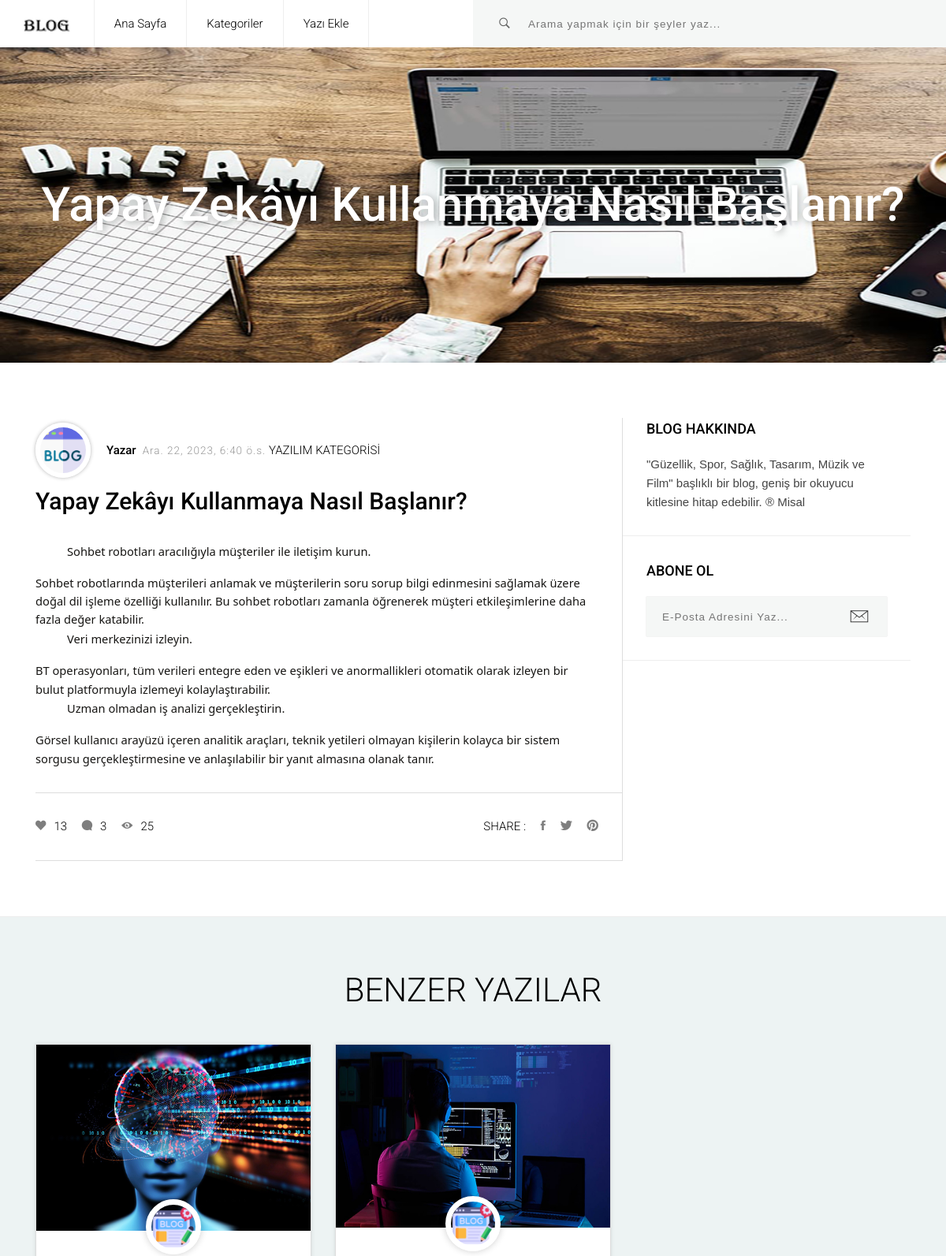
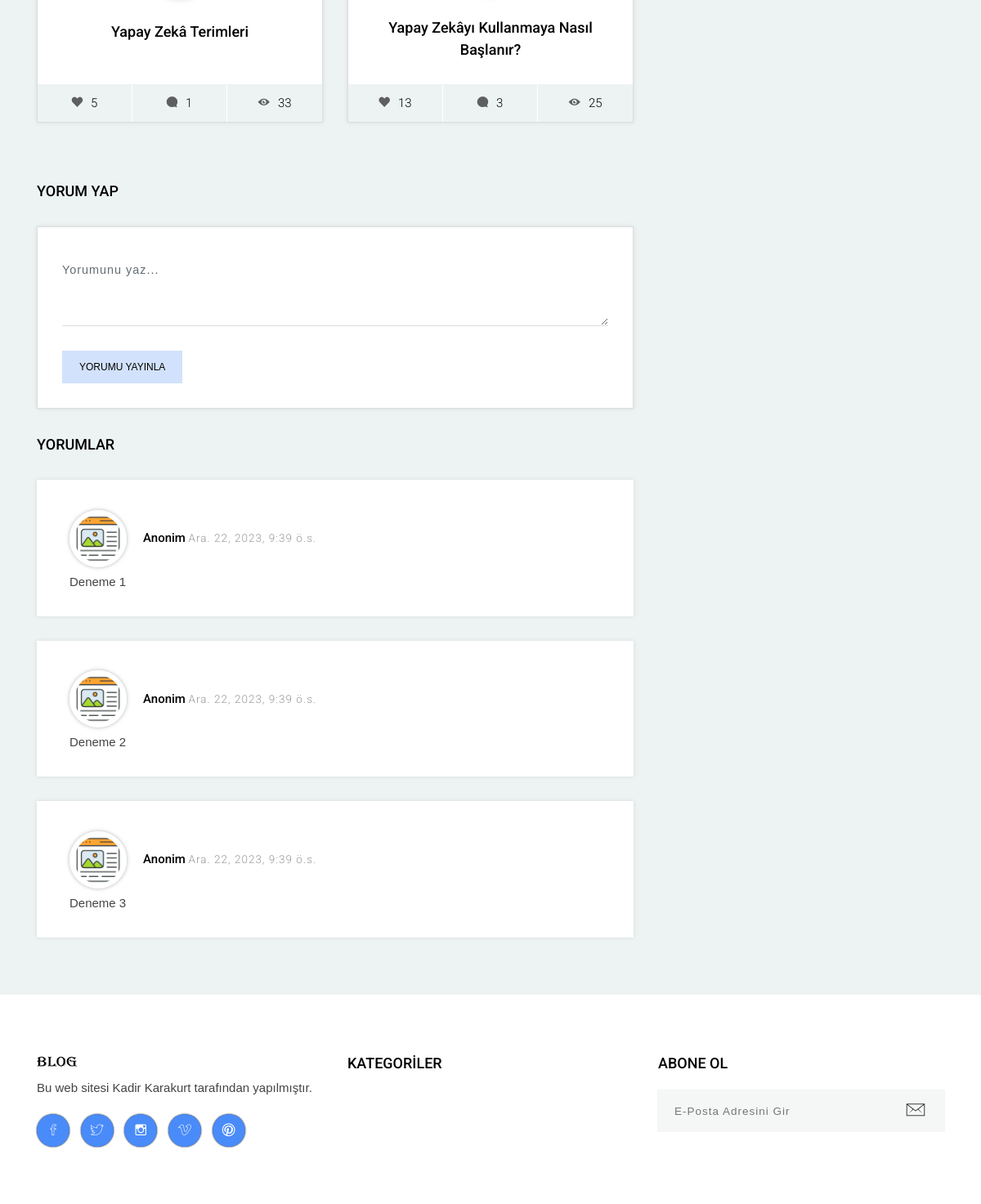
The page /yazi/yapay-zekay-kullanmaya-nasl-baslanr on the database its author committed (2 pictures, top to bottom).
### yazi/models.py (models this page shows, shortened)
class Yazi(models.Model):
    başlık = models.CharField(max_length=120)
    metin = RichTextField()
    yayinTarihi = models.DateTimeField(auto_now_add=True)
    image = models.FileField(null=True, blank=True)
    slug = models.SlugField(unique=True, editable=False, max_length=130)
    kategori = models.ForeignKey(kategori, on_delete=models.CASCADE, related_name="yazilar")
    begeniSayisi = models.IntegerField(default=0)
    goruntulenmeSayisi = models.IntegerField(default=0)
    def save(self, *args, **kwargs):
        if not self.slug:
            self.slug = self.get_unique_slug()
        return super(Yazi, self).save(*args, **kwargs)

class Yorum(models.Model):
    yazi = models.ForeignKey(Yazi, on_delete=models.CASCADE, related_name="yorumlar")
    metin = models.TextField()
    yayinTarihi = models.DateTimeField(auto_now_add=True)

### kategori/models.py (models this page shows, shortened)
class kategori(models.Model):
    başlık = models.CharField(max_length=120)
    image = models.FileField(null=True, blank=True)
    slug = models.SlugField(unique=True, editable=False, max_length=130)
    def __str__(self):
        return self.başlık

### yazi/views.py (the view)
# urls.py: path('<str:slug>', yazi_view, name="yazidetay"),
def yazi_view(request, slug):
    yazimiz = Yazi.objects.get(slug=slug)
    yorumlar = Yorum.objects.filter(yazi=yazimiz)
    benzerYazilar = Yazi.objects.filter(kategori=yazimiz.kategori)[0:3]
    yazimiz.goruntulenmeSayisi += 1
    yazimiz.save()
    return render(request, "yazi/yaziDetay.html", {"yazi": yazimiz,
                                                   "yorumlar": yorumlar, "benzerYazilar": benzerYazilar})

### templates/yazi/yaziDetay.html (shortened to what this page needs)
{% extends "base.html" %}
{% load static %}
{% block css %}
    <link href="{% static "single-post-1/css/styles.css" %}" rel="stylesheet">
	<link href="{% static "single-post-1/css/responsive.css" %}" rel="stylesheet">
{% endblock %}
{% block section %}
	<div class="slider">
		<div class="display-table  center-text">
			<h1 class="title display-table-cell"><b>{{ yazi.başlık }}</b></h1>
		</div>
	</div>
	<section class="post-area section">
		<div class="container">
			<div class="row">
				<div class="col-lg-8 col-md-12 no-right-padding">
					<div class="main-post">
						<div class="blog-post-inner">
							<div class="post-info">
								<div class="left-area">
									<a class="avatar" href="#"><img src="{% static "images/icon3.png" %}" alt="Profile Image"></a>
								</div>
								<div class="middle-area">
									<a class="name" href="#"><b>Yazar</b></a>
									<h6 class="date"> &nbsp;{{ yazi.yayinTarihi }}</h6>
								</div>
                                {{ yazi.kategori }} KATEGORİSİ
							</div>
							<h3 class="title"><a href="#"><b>{{ yazi.başlık }}</b></a></h3>
							{{ yazi.metin|safe }}
						</div>
						<div class="post-icons-area">
							<ul class="post-icons">
								<li><a href="{% url "yazi:begen" yazi.id %}"><i class="ion-heart"></i>{{ yazi.begeniSayisi }}</a></li>
								<li><a href="#"><i class="ion-chatbubble"></i>{{ yazi.yorumlar.count }}</a></li>
								<li><a href="#"><i class="ion-eye"></i>{{ yazi.goruntulenmeSayisi }}</a></li>
							</ul>
							<ul class="icons">
								<li>SHARE : </li>
								<li><a href="#"><i class="ion-social-facebook"></i></a></li>
								<li><a href="#"><i class="ion-social-twitter"></i></a></li>
								<li><a href="#"><i class="ion-social-pinterest"></i></a></li>
							</ul>
						</div>
					</div>
				</div>
				<div class="col-lg-4 col-md-12 no-left-padding">
					<div class="single-post info-area">
						<div class="sidebar-area about-area">
							<h4 class="title"><b>BLOG HAKKINDA</b></h4>
							<p>"Güzellik, Spor, Sağlık, Tasarım, Müzik ve Film" başlıklı bir blog, geniş bir okuyucu kitlesine hitap edebilir. ® Misal</p>
						</div>
						<div class="sidebar-area subscribe-area">
							<h4 class="title"><b>ABONE OL</b></h4>
							<div class="input-area">
								<form>
									<input class="email-input" type="text" placeholder="E-Posta Adresini Yaz...">
									<button class="submit-btn" type="submit"><i class="icon ion-ios-email-outline"></i></button>
								</form>
							</div>
						</div>
					</div>
				</div>
			</div>
		</div>
	</section>
	<section class="recomended-area section">
		<div class="container">
            <h2>BENZER YAZILAR</h2><br><br>
			<div class="row">
                {% for benzer in benzerYazilar %}
                	<div class="col-lg-4 col-md-6">
					<div class="card h-100">
						<div class="single-post post-style-1">
							<div class="blog-image"><img src="{{ benzer.image.url }}" alt="Blog Image"></div>
							<a class="avatar" href="#"><img src="{% static "images/icon4.png" %}" alt="Profile Image"></a>
							<div class="blog-info">
								<h4 class="title"><a href="#"><b>{{ benzer.başlık }}</b></a></h4>
								<ul class="post-footer">
									<li><a href="#"><i class="ion-heart"></i>{{ benzer.begeniSayisi }}</a></li>
									<li><a href="#"><i class="ion-chatbubble"></i>{{ benzer.yorumlar.count }}</a></li>
									<li><a href="#"><i class="ion-eye"></i>{{ benzer.goruntulenmeSayisi }}</a></li>
								</ul>
							</div>
						</div>
					</div>
				</div>
                {% endfor %}
			</div>
		</div>
	</section>
	<section class="comment-section">
		<div class="container">
			<h4><b>YORUM YAP</b></h4>
			<div class="row">
				<div class="col-lg-8 col-md-12">
					<div class="comment-form">
						<form action="{% url "yazi:yorumEkle" %}" method="get">
							<div class="row">
								<div class="col-sm-12">
									<textarea name="yorumMetin" rows="2" class="text-area-messge form-control"
										placeholder="Yorumunu yaz..." aria-required="true" aria-invalid="false"></textarea >
								</div>
								<div class="col-sm-12">
									<button class="submit-btn" type="submit" id="form-submit"><b>YORUMU YAYINLA</b></button>
								</div>
							</div>
						</form>
					</div>
					<h4><b>YORUMLAR</b></h4>
{% for yorum in yorumlar %}
    	<div class="commnets-area ">
						<div class="comment">
							<div class="post-info">
								<div class="left-area">
									<a class="avatar" href="#"><img src="{% static "images/icon5.png" %}" alt="Profile Image"></a>
								</div>
								<div class="middle-area">
									<a class="name" href="#"><b>Anonim</b></a>
									<h6 class="date">{{ yorum.yayinTarihi }}</h6>
								</div>
							</div>
							<p>{{ yorum.metin }}</p>
						</div>
					</div>
{% endfor %}
				</div>
			</div>
		</div>
	</section>
{% endblock %}

### rows shown on the page
Yazi: başlık "Yapay Zekâyı Kullanmaya Nasıl Başlanır?", yayinTarihi "Ara. 22, 2023, 6:40 ö.s.", kategori "YAZILIM", metin "Sohbet robotları aracılığıyla müşteriler ile iletişim kurun. Sohbet robotlarında müşterileri anlamak ve müşterilerin soru sorup bilgi edinmesini sağlamak üzere doğal dil işleme özelliği kullanılır. Bu sohbet robotları zamanla öğrenerek müşteri etkileşimlerine daha fazla değer katabilir. Veri merkezinizi izleyin. BT operasyonları, tüm verileri entegre eden ve eşikleri ve anormallikleri otomatik olarak izleyen bir bulut platformuyla izlemeyi kolaylaştırabilir. Uzman olmadan iş analizi gerçekleştirin. Görsel kullanıcı arayüzü içeren analitik araçları, teknik yetileri olmayan kişilerin kolayca bir sistem sorgusu gerçekleştirmesine ve anlaşılabilir bir yanıt almasına olanak tanır.", begeniSayisi "13", yorumlar.count "3", goruntulenmeSayisi "25", image (picture)
Yazi: image (picture), başlık "Yapay Zekâ Terimleri", begeniSayisi "5", yorumlar.count "1", goruntulenmeSayisi "33"
Yorum: yayinTarihi "Ara. 22, 2023, 9:39 ö.s.", metin "Deneme 1"
Yorum: yayinTarihi "Ara. 22, 2023, 9:39 ö.s.", metin "Deneme 2"
Yorum: yayinTarihi "Ara. 22, 2023, 9:39 ö.s.", metin "Deneme 3"
